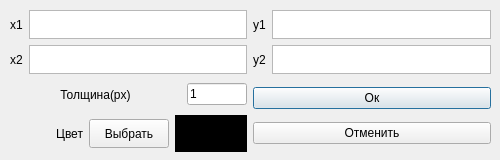
<?xml version="1.0" encoding="UTF-8"?>
<ui version="4.0">
 <class>Seg</class>
 <widget class="QDialog" name="Seg">
  <property name="geometry">
   <rect>
    <x>0</x>
    <y>0</y>
    <width>500</width>
    <height>160</height>
   </rect>
  </property>
  <property name="minimumSize">
   <size>
    <width>500</width>
    <height>160</height>
   </size>
  </property>
  <property name="maximumSize">
   <size>
    <width>500</width>
    <height>160</height>
   </size>
  </property>
  <property name="windowTitle">
   <string>Рисование отрезка</string>
  </property>
  <widget class="QWidget" name="layoutWidget">
   <property name="geometry">
    <rect>
     <x>10</x>
     <y>10</y>
     <width>481</width>
     <height>142</height>
    </rect>
   </property>
   <layout class="QGridLayout" name="gridLayout_2">
    <item row="0" column="0" colspan="2">
     <layout class="QGridLayout" name="gridLayout">
      <item row="0" column="0">
       <widget class="QLabel" name="label">
        <property name="minimumSize">
         <size>
          <width>0</width>
          <height>29</height>
         </size>
        </property>
        <property name="maximumSize">
         <size>
          <width>16777215</width>
          <height>29</height>
         </size>
        </property>
        <property name="text">
         <string>x1</string>
        </property>
       </widget>
      </item>
      <item row="0" column="1">
       <widget class="QTextBrowser" name="x1">
        <property name="minimumSize">
         <size>
          <width>0</width>
          <height>29</height>
         </size>
        </property>
        <property name="maximumSize">
         <size>
          <width>16777215</width>
          <height>29</height>
         </size>
        </property>
        <property name="readOnly">
         <bool>false</bool>
        </property>
       </widget>
      </item>
      <item row="0" column="2">
       <widget class="QLabel" name="label_3">
        <property name="minimumSize">
         <size>
          <width>0</width>
          <height>29</height>
         </size>
        </property>
        <property name="maximumSize">
         <size>
          <width>16777215</width>
          <height>29</height>
         </size>
        </property>
        <property name="text">
         <string>y1</string>
        </property>
       </widget>
      </item>
      <item row="0" column="3">
       <widget class="QTextBrowser" name="y1">
        <property name="minimumSize">
         <size>
          <width>0</width>
          <height>29</height>
         </size>
        </property>
        <property name="maximumSize">
         <size>
          <width>16777215</width>
          <height>29</height>
         </size>
        </property>
        <property name="readOnly">
         <bool>false</bool>
        </property>
       </widget>
      </item>
      <item row="1" column="0">
       <widget class="QLabel" name="label_2">
        <property name="text">
         <string>x2</string>
        </property>
       </widget>
      </item>
      <item row="1" column="1">
       <widget class="QTextBrowser" name="x2">
        <property name="minimumSize">
         <size>
          <width>0</width>
          <height>29</height>
         </size>
        </property>
        <property name="maximumSize">
         <size>
          <width>16777215</width>
          <height>29</height>
         </size>
        </property>
        <property name="readOnly">
         <bool>false</bool>
        </property>
       </widget>
      </item>
      <item row="1" column="2">
       <widget class="QLabel" name="label_4">
        <property name="text">
         <string>y2</string>
        </property>
       </widget>
      </item>
      <item row="1" column="3">
       <widget class="QTextBrowser" name="y2">
        <property name="minimumSize">
         <size>
          <width>0</width>
          <height>29</height>
         </size>
        </property>
        <property name="maximumSize">
         <size>
          <width>16777215</width>
          <height>29</height>
         </size>
        </property>
        <property name="readOnly">
         <bool>false</bool>
        </property>
       </widget>
      </item>
     </layout>
    </item>
    <item row="1" column="0">
     <layout class="QHBoxLayout" name="horizontalLayout_2">
      <item>
       <widget class="QLabel" name="label_5">
        <property name="sizePolicy">
         <sizepolicy hsizetype="Minimum" vsizetype="Fixed">
          <horstretch>0</horstretch>
          <verstretch>0</verstretch>
         </sizepolicy>
        </property>
        <property name="minimumSize">
         <size>
          <width>0</width>
          <height>29</height>
         </size>
        </property>
        <property name="maximumSize">
         <size>
          <width>16777215</width>
          <height>29</height>
         </size>
        </property>
        <property name="text">
         <string>Толщина(px)</string>
        </property>
        <property name="alignment">
         <set>Qt::AlignCenter</set>
        </property>
       </widget>
      </item>
      <item>
       <widget class="QLineEdit" name="thickness">
        <property name="sizePolicy">
         <sizepolicy hsizetype="Fixed" vsizetype="Fixed">
          <horstretch>0</horstretch>
          <verstretch>0</verstretch>
         </sizepolicy>
        </property>
        <property name="minimumSize">
         <size>
          <width>60</width>
          <height>0</height>
         </size>
        </property>
        <property name="maximumSize">
         <size>
          <width>60</width>
          <height>16777215</height>
         </size>
        </property>
        <property name="text">
         <string>1</string>
        </property>
        <property name="maxLength">
         <number>4</number>
        </property>
        <property name="readOnly">
         <bool>false</bool>
        </property>
       </widget>
      </item>
     </layout>
    </item>
    <item row="1" column="1" rowspan="2">
     <layout class="QVBoxLayout" name="verticalLayout">
      <item>
       <widget class="QPushButton" name="pushButton_2">
        <property name="text">
         <string>Ок</string>
        </property>
       </widget>
      </item>
      <item>
       <widget class="QPushButton" name="pushButton_3">
        <property name="text">
         <string>Отменить</string>
        </property>
       </widget>
      </item>
     </layout>
    </item>
    <item row="2" column="0">
     <layout class="QHBoxLayout" name="horizontalLayout">
      <item>
       <widget class="QLabel" name="label_6">
        <property name="sizePolicy">
         <sizepolicy hsizetype="Preferred" vsizetype="Preferred">
          <horstretch>0</horstretch>
          <verstretch>29</verstretch>
         </sizepolicy>
        </property>
        <property name="minimumSize">
         <size>
          <width>0</width>
          <height>29</height>
         </size>
        </property>
        <property name="text">
         <string>Цвет</string>
        </property>
        <property name="alignment">
         <set>Qt::AlignRight|Qt::AlignTrailing|Qt::AlignVCenter</set>
        </property>
       </widget>
      </item>
      <item>
       <widget class="QPushButton" name="pushButton">
        <property name="sizePolicy">
         <sizepolicy hsizetype="Minimum" vsizetype="Fixed">
          <horstretch>0</horstretch>
          <verstretch>29</verstretch>
         </sizepolicy>
        </property>
        <property name="minimumSize">
         <size>
          <width>0</width>
          <height>29</height>
         </size>
        </property>
        <property name="text">
         <string>Выбрать</string>
        </property>
       </widget>
      </item>
      <item>
       <widget class="QLabel" name="label_7">
        <property name="autoFillBackground">
         <bool>false</bool>
        </property>
        <property name="styleSheet">
         <string notr="true">QLabel { background-color : black;}</string>
        </property>
        <property name="text">
         <string/>
        </property>
       </widget>
      </item>
     </layout>
    </item>
   </layout>
  </widget>
 </widget>
 <resources/>
 <connections/>
</ui>
